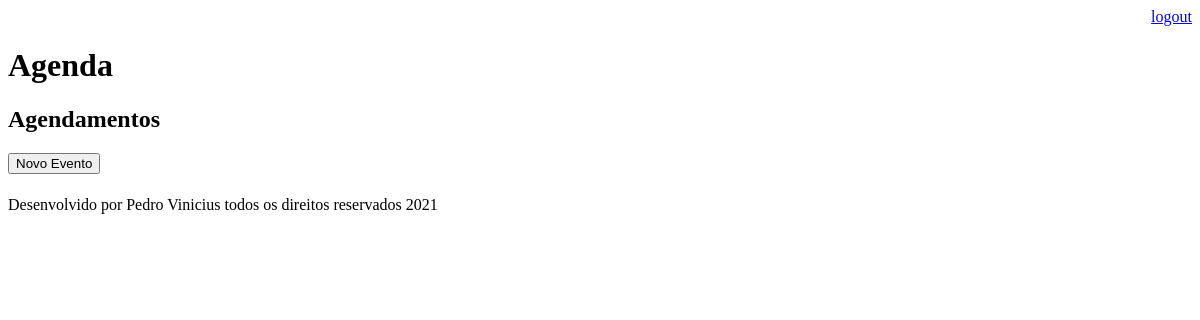
The app's page /agenda/ (signed in), older data.
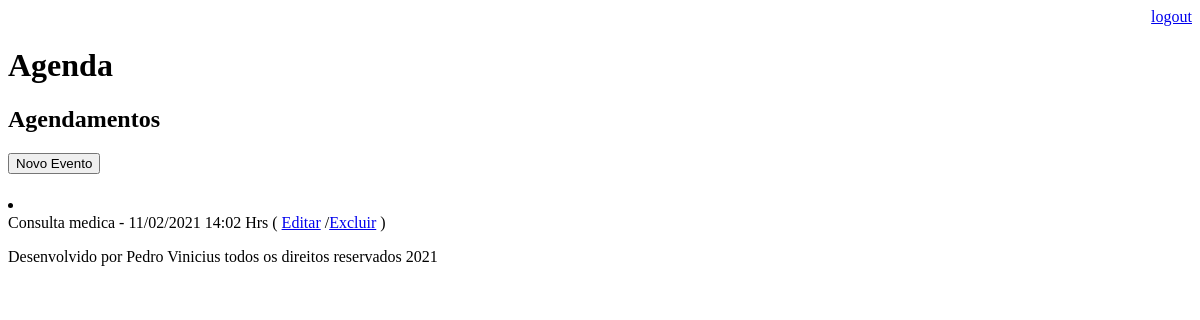
The same page, newer data.
### core/models.py (models this page shows, shortened)
class Evento(models.Model):
    titulo= models.CharField(max_length=100)
    descricao=models.TextField(blank=True, null=True)
    data_evento=models.DateTimeField(verbose_name='Data do Evento')
    data_criacao=models.DateTimeField(auto_now=True)
    usuario=models.ForeignKey(User, on_delete=models.CASCADE)
    class Meta:
        db_table='evento'
    def get_data_evento(self):
        return self.data_evento.strftime('%d/%m/%Y %H:%M Hrs')

### core/views.py (the view)
# urls.py: path('agenda/', views.lista_eventos),
@login_required(login_url='/login/')
def lista_eventos(request):
    usuario=request.user
    data_atual=datetime.now() -timedelta(hours= 1)
    evento=Evento.objects.filter(usuario=usuario,
                               data_evento__gt=data_atual)
    dados={'eventos':evento}
    return render(request, 'agenda.html', dados)

### templates/agenda.html (shortened to what this page needs)
{% extends "model-page.html" %}
{% block content %}
    <h2>Agendamentos</h2>
    <a href="evento/">
        <button type="button">Novo Evento</button>
    </a>
    {%for evento in eventos %}
        <li>
            <div  >
                {{evento.titulo}} - {{evento.get_data_evento}}
                ( <a href="evento/?id={{ evento.id }}">Editar</a>
                /<a href="evento/delete/{{ evento.id }}/">Excluir</a> )
            </div>
    {% endfor %}
{% endblock %}

Row changes from the older to the newer data that the page shows:
added Evento: titulo "Consulta medica", get_data_evento "11/02/2021 14:02 Hrs"
